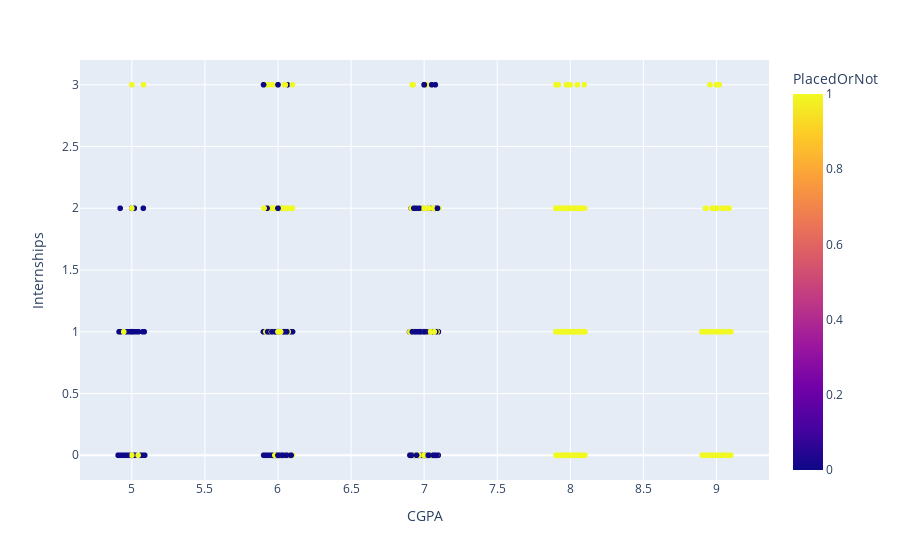

Write notebook code for a chart like this one.
### Code cell
figure = px.scatter(dataframe, x="CGPA", y="Internships", color="PlacedOrNot", hover_data=['CGPA'])  
figure.show()

### Figure 1 — Plotly figure (JSON) as saved in the notebook; plotly's stock layout.template omitted (floating-point values rounded to 4 significant figures; data arrays with more than 128 entries replaced by an {"elided": "..."} marker saying what was removed)
{"data": [{"hovertemplate": "CGPA=%{x}<br>Internships=%{y}<br>PlacedOrNot=%{marker.color}<extra></extra>", "legendgroup": "", "marker": {"color": {"elided": "4934 int values"}, "coloraxis": "coloraxis", "symbol": "circle"}, "mode": "markers", "name": "", "showlegend": false, "type": "scattergl", "x": {"elided": "4934 float values"}, "xaxis": "x", "y": {"elided": "4934 int values"}, "yaxis": "y"}], "layout": {"coloraxis": {"colorbar": {"title": {"text": "PlacedOrNot"}}, "colorscale": [[0, "#0d0887"], [0.1111, "#46039f"], [0.2222, "#7201a8"], [0.3333, "#9c179e"], [0.4444, "#bd3786"], [0.5556, "#d8576b"], [0.6667, "#ed7953"], [0.7778, "#fb9f3a"], [0.8889, "#fdca26"], [1, "#f0f921"]]}, "legend": {"tracegroupgap": 0}, "margin": {"t": 60}, "xaxis": {"anchor": "y", "domain": [0, 1], "title": {"text": "CGPA"}}, "yaxis": {"anchor": "x", "domain": [0, 1], "title": {"text": "Internships"}}}}
